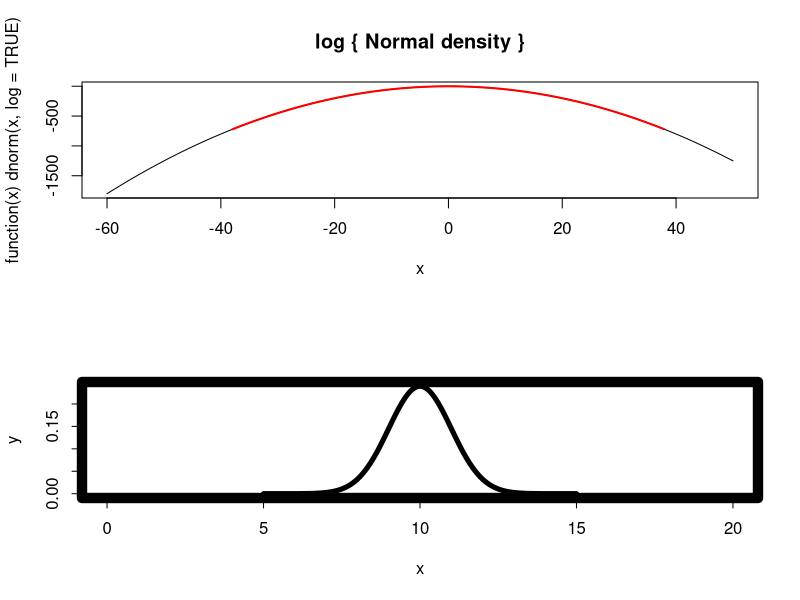
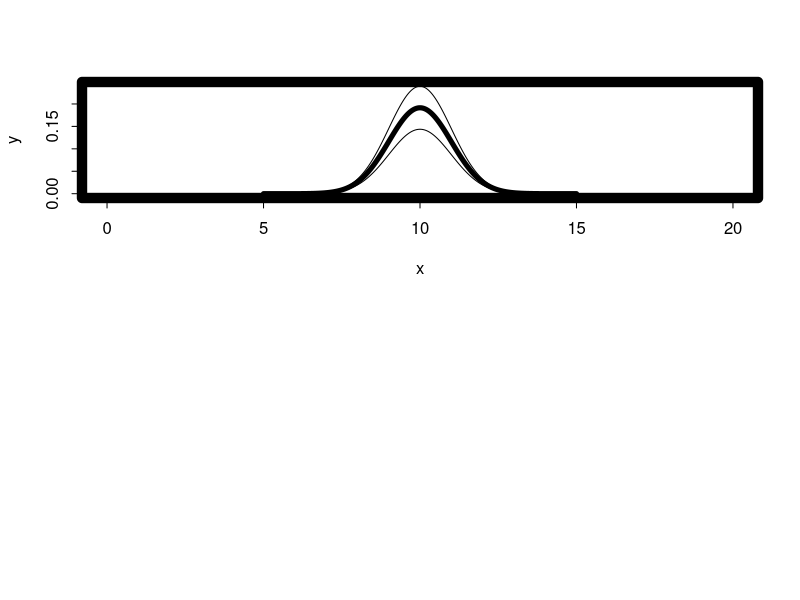

Write R code to recreate these figures, in order.
require(graphics)

dnorm(0) == 1/sqrt(2*pi)
dnorm(1) == exp(-1/2)/sqrt(2*pi)
dnorm(1) == 1/sqrt(2*pi*exp(1))


par(mfrow = c(2,1))
plot(function(x) dnorm(x, log = TRUE), -60, 50,
     main = "log { Normal density }")
curve(log(dnorm(x)), add = TRUE, col = "red", lwd = 2)

x   <- seq(5,15,length=1000)
y   <- dnorm(x,mean=10, sd=1.3)
y   <- 0.6*dnorm(x,mean=10, sd=1)
par(lwd=10)
plot(x,y, type="l", lwd=5, col="black",xlim=c(0,20))
plot(x,y, type="l", lwd=1,xlim=c(0,20))

lines(x,0.8*y,xlim=c(0,20),lwd=5)
lines(x,0.6*y, type="l", lwd=1,xlim=c(0,20))


dev.off()
